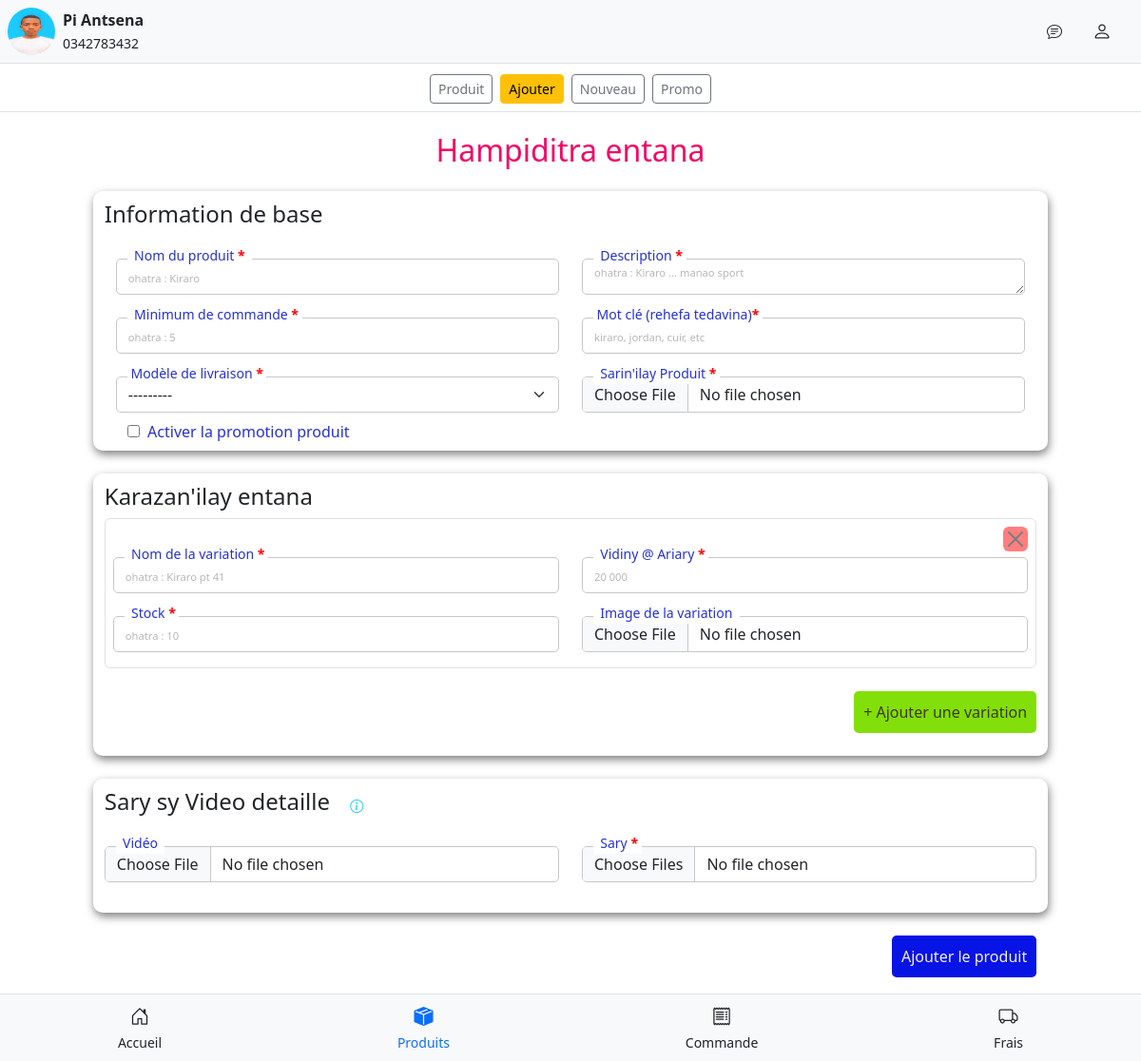
/vendeur/produits/ajouter/ (signed in), run on the app's committed database.
### vendeur/models.py (models this page shows, shortened)
class Magasin(models.Model):
    vendeur = models.OneToOneField(settings.AUTH_USER_MODEL, on_delete=models.CASCADE, related_name='magasin')
    nom_magasin = models.CharField(max_length=100)
    logo = models.ImageField(upload_to='logo_magasin', blank=True, null=True)
    lien_page_facebook = models.CharField()
    adresse_magasin = models.ForeignKey(Adresse, on_delete=models.SET_NULL, null=True)
    precision_adresse = models.CharField(max_length=150, blank=True, null=True)
    date_inscription = models.DateField(auto_now_add=True)

### users/models.py (models this page shows, shortened)
class CustomUser(AbstractBaseUser, PermissionsMixin):
    ROLE_CHOICES = (
        ('vendeur', 'vendeur'),
        ('acheteur', 'acheteur'),
    )
    phone = models.CharField(max_length=20, unique=True)
    role = models.CharField(max_length=10, choices=ROLE_CHOICES)
    is_active = models.BooleanField(default=False)
    is_staff = models.BooleanField(default=False)
    objects = CustomUserManager()
    USERNAME_FIELD = 'phone'
    REQUIRED_FIELDS = ['role']

### vendeur/views.py (the view, shortened to what this page needs)
# urls.py: path('produits/ajouter/', AjouterProduitView.as_view(), name='ajouter_produit'),
class AjouterProduitView(LoginRequiredMixin, View):
    login_url = '/users/vendeur/login/'
    def dispatch(self, request, *args, **kwargs):
        try:
            magasin = request.user.magasin
        except ObjectDoesNotExist:
            return redirect('vendeur_magasin')
        modele = ModeleLivraison.objects.filter(magasin=magasin).first()
        if not modele:
            messages.error(request, "Vous devez d'abord configurer votre modèle de livraison.")
            return redirect('liste_modele_livraison')
        zones_count = modele.zones.count()
        horszones_count = modele.horszones.count()
        if zones_count == 0 and horszones_count == 0:
            messages.error(request, "Mampidira Zone de livraison")
            return redirect('liste_modele_livraison')
        return super().dispatch(request, *args, **kwargs)
    def get(self, request):
        produit_form = ProduitForm(vendeur=request.user)
        variation_formset = VariationProduitFormSet()
        detaille_formset = DetailleProduitFormSet()
        return render(request, 'vendeur/ajouter_produit.html', {
            'produit_form': produit_form,
            'variation_formset':variation_formset,
        })

### vendeur/templates/vendeur/ajouter_produit.html (shortened to what this page needs)
{% extends 'vendeur/base_vendeur.html' %}
{% load static %}
{% block extra_css %}
  <link rel="stylesheet" href="{% static 'css/ajouter_produit.css' %}">
{% endblock %}
{% block content %}
  <div class="container">
    <form id="ajouter-produit-form" method="post" enctype="multipart/form-data">
      <h2 class="ajouter_produit_titre mt-3"> Hampiditra entana</h2>
      <div class="box container mt-4">
        <h4>Information de base</h4>
        <div class="row justify-content-center">
          <div class="row mb-3">
            <div class="col-md-6 position-relative mt-4">
              <label for="id_nom_produit" class="form-label custom-label">
                <small>&nbsp; Nom du produit <span class="required-star">*</span> &nbsp;</small>
              </label>
              <input
                type="text"
                class="form-control {% if produit_form.errors.nom_produit %}is-invalid{% endif %} custom-input"
                id="id_nom_produit"
                name="nom_produit"
                required
                value="{{ produit_form.data.nom_produit }}"
                placeholder="ohatra : Kiraro"
              >
            </div>
            <div class="col-md-6 position-relative mt-4">
              <label for="id_description" class="form-label custom-label">
                <small>&nbsp; Description <span class="required-star">*</span>&nbsp;</small>
              </label>
              <textarea
                class="form-control {% if produit_form.errors.description %}is-invalid{% endif %} custom-input"
                id="id_description"
                name="description"
                rows="1"
                required
                placeholder="ohatra : Kiraro ... manao sport"
              >{{ produit_form.data.description }}</textarea>
            </div>
            <div class="col-md-6 position-relative mt-4">
              <label for="id_moq" class="form-label custom-label">
                <small>&nbsp; Minimum de commande <span class="required-star">*</span>&nbsp;</small>
              </label>
              <input
                type="text"
                inputmode="numeric"
                pattern="[0-9]*"
                class="form-control {% if produit_form.errors.moq %}is-invalid{% endif %} custom-input"
                id="id_moq"
                name="moq"
                required
                onkeydown="return onlyDigits(event)"
                value="{{ produit_form.data.moq }}"
                placeholder="ohatra : 5"
              >
            </div>
            <div class="col-md-6 position-relative mt-4">
              <label for="id_mot_clet" class="form-label custom-label">
                <small>&nbsp;Mot clé <span>(rehefa tedavina)</span><span class="required-star">*</span>&nbsp;</small>
              </label>
              <input
                type="text"
                class="form-control custom-input"
                name="mot_clet"
                id="id_mot_clet"
                placeholder="kiraro, jordan, cuir, etc"
                >
            </div>
            <div class="col-md-6 position-relative mt-4">
              <label for="id_modele_livraison" class="form-label custom-label">
                <small>&nbsp;Modèle de livraison <span class="required-star">*</span>&nbsp;</small>
              </label>
              <select
                name="modele_livraison"
                id="id_modele_livraison"
                class="form-select {% if produit_form.errors.modele_livraison %}is-invalid{% endif %} custom-input"
                required>
                <option value="">---------</option>
              </select>
            </div>
            <div class="col-md-6 position-relative mt-4">
              <label for="id_image_profil_produit" class="form-label custom-label">
                <small>&nbsp; Sarin'ilay Produit <span class="required-star">*</span>&nbsp;</small>
              </label>
              <input
                type="file"
                class="form-control custom-input"
                id="id_image_profil_produit"
                name="image_profil_produit"
                accept="image/*"
                onchange="previewImage(event)"
                required
              >
            </div>
<div class="col-md-12 position-relative mt-4">
  <label for="{{ produit_form.promo_active.id_for_label }}" class="form-label custom-label">
    {{ produit_form.promo_active }}&nbsp; Activer la promotion produit
  </label>
</div>
          </div>
        </div>
      </div>
      <div class="box container mt-4">
        <h4>Karazan'ilay entana</h4>
        <div id="variation-forms-container">
          {% for form in variation_formset %}
          <div class="variation-form border p-2 mb-4 rounded position-relative" >
            <button type="button" class="btn-close position-absolute top-0 end-0 m-2 remove-variation " style="background-color: red; padding:5px;" aria-label="Supprimer"></button>
            <div class="row mb-2 mt-2">
              <div class="col-md-6 position-relative mt-4">
                <label for="{{ form.nom_variation.id_for_label }}" class="form-label custom-label">
                  <small>&nbsp; Nom de la variation <span class="required-star">*</span>&nbsp;</small>
                </label>
                <input
                  type="text"
                  class="form-control {% if form.nom_variation.errors %}is-invalid{% endif %} custom-input"
                  id="{{ form.nom_variation.id_for_label }}"
                  name="{{ form.nom_variation.html_name }}"
                  required
                  placeholder="ohatra : Kiraro pt 41"
                >
              </div>
              <div class="col-md-6 position-relative mt-4">
                <label for="{{ form.prix.id_for_label }}" class="form-label custom-label">
                  <small>&nbsp; Vidiny @ Ariary <span class="required-star">*</span>&nbsp;</small>
                </label>
                <input
                  type="text"
                  class="form-control {% if form.prix.errors %}is-invalid{% endif %} custom-input"
                  id="{{ form.prix.id_for_label }}"
                  name="{{ form.prix.html_name }}"
                  min="0"
                  step="10"
                  required
                  placeholder="20 000"
                  inputmode="numeric"
                  oninput="formatNumberInput(this)"
                >
              </div>
              <div class="col-md-6 position-relative mt-4">
                <label for="{{ form.stock.id_for_label }}" class="form-label custom-label">
                  <small>&nbsp; Stock <span class="required-star">*</span>&nbsp;</small>
                </label>
                <input
                  type="number"
                  class="form-control {% if form.stock.errors %}is-invalid{% endif %} custom-input"
                  id="{{ form.stock.id_for_label }}"
                  name="{{ form.stock.html_name }}"
                  min="1"
                  step="1"
                  onkeydown="return onlyDigits(event)"
                  required
                  placeholder="ohatra : 10"
                >
              </div>
              <div class="col-md-6 position-relative mt-4">
                <label for="{{ form.image_variation.id_for_label }}" class="form-label custom-label">
                  <small>&nbsp; Image de la variation &nbsp;</small>
                </label>
                <input
                  type="file"
                  class="form-control custom-input image-variation-input"
                  id="{{ form.image_variation.id_for_label }}"
                  name="{{ form.image_variation.html_name }}"
                  accept="image/*"
                />
              </div>
            </div>
          </div>
          {% endfor %}
        </div>
        <div class="text-end">
          <button type="button" id="add-variation" >
            + Ajouter une variation
          </button>
        </div>
        <br>
      </div>
      <div class="box container mt-4">
        <h4 class="d-inline-block">
          Sary sy Video detaille
        </h4>
        <button type="button"
                class="btn btn-sm text-info ms-2"
                data-bs-toggle="tooltip"
                data-bs-placement="right"
                title="Video ampidirina: 100Mo et 10mn  Max, fa ny enregistré dia 30s ihany, sary detaille 10 isa max">
          <i class="bi bi-info-circle"></i>
        </button>
        <div class="row mb-3">
          <div class="col-md-6 position-relative mt-4">
            <label for="id_detaille_file" class="form-label custom-label">
              <small>&nbsp; Vidéo &nbsp;</small>
            </label>
            <input
              type="file"
              class="form-control custom-input"
              id="id_detaille_file"
              name="detaille_file"
              accept="video/*"
            >
          </div>
          <div class="col-md-6 position-relative mt-4">
            <label for="id_detaille_image" class="form-label custom-label">
              <small>&nbsp; Sary <span class="required-star">*</span>&nbsp;</small>
            </label>
            <input
              type="file"
              class="form-control custom-input"
              id="id_detaille_image"
              name="detaille_image"
              accept="image/*"
              multiple
              required
            >
          </div>
        </div>
      </div>
      <div class="text-enregistrer box1 container mt-4">
        <button type="submit">
          Ajouter le produit
        </button>
      </div>
    </form>
  </div>
{% endblock %}

### vendeur/templates/vendeur/base_vendeur.html (shortened to what this page needs)
{% load static %}
<!DOCTYPE html>
<html lang="en">
<head>
    <link rel="stylesheet" href="{% static 'css/bootstrap/css/bootstrap.min.css' %}">
    {% block extra_css %} {% endblock %}
    <link href="https://cdn.jsdelivr.net/npm/bootstrap-icons@1.11.3/font/bootstrap-icons.css" rel="stylesheet">
</head>
<body style="padding-bottom: 80px;">
  <header class="sticky-top bg-light border-bottom" style="z-index: 1030;">
    {% if magasin %}
        <div class="d-flex flex-wrap align-items-center justify-content-between p-2">
          <div class="d-flex align-items-center flex-grow-1 mb-2 mb-md-0">
              {% if magasin.logo %}
                  <img src="{{ magasin.logo.url }}" alt="Logo" class="me-2 rounded-circle" width="50" height="50">
              {% else %}
                  <img src="{% static 'images/logo_pardefaut.jpg' %}" alt="Logo par défaut" class="me-2 rounded-circle" width="50" height="50">
              {% endif %}
              <div class="text-truncate" style="width: 150px;">
                  <strong>{{ magasin.nom_magasin }}</strong><br>
                  <small>{{ user.phone }}</small>
              </div>
          </div>
          <div class="d-flex align-items-center gap-3 ">
            <a href="#">
              <i class="bi bi-chat-text p-2 text-dark" ></i>
            </a>
            <a href="{% url 'vendeur_profil' %}" class="text-decoration-none p-2 text-dark" style="margin-right: 15px;">
              <i class="bi bi-person fs-5"></i><br>
            </a>
          </div>
        </div>
      {% else %}
      <div class="container" style="font-weight: bold;color: red;">
          <p class="p-2 text-center small">Vous n'avez pas encore créé de magasin.</p>
      </div>
    {% endif %}
  </header>
{% if '/vendeur/produit' in request.path %}
<div id="nav-boutons" class="bg-white border-bottom py-2 px-3 sticky-top d-flex justify-content-center gap-2" style="top: 70px; z-index: 1040;">
  <a href="{% url 'produit_vendeur' %}" class="btn btn-sm btn-outline-secondary" id="btn-produit">Produit</a>
  <a href="{% url 'ajouter_produit' %}" class="btn btn-sm btn-outline-secondary" id="btn-ajouter">Ajouter</a>
  <a href="#" class="btn btn-sm btn-outline-secondary" id="btn-nouveau">Nouveau</a>
  <a href="#" class="btn btn-sm btn-outline-secondary" id="btn-promo">Promo</a>
</div>
{% endif %}
      <div class="container-fluid p-2">
        {% block content %}
        {% endblock %}
      </div>
{% url 'vendeur_dashboard' as dashboard_url %}
{% url 'produit_vendeur' as produit_url %}
{% url 'ajout_model_livraison' as livraison_url %}
{% with request.path as current_path %}
<footer class="fixed-bottom bg-light border-top">
  <div class="d-flex justify-content-around text-center py-2">
    <a href="{% url 'vendeur_dashboard' %}" class="text-decoration-none
      {% if current_path == '/' or current_path == dashboard_url %}text-primary{% else %}text-dark{% endif %}">
      <i class="bi bi-house-door{% if current_path == '/' or current_path == dashboard_url %}-fill{% endif %} fs-5"></i><br>
      <small>Accueil</small>
    </a>
    <a href="{% url 'produit_vendeur' %}" class="text-decoration-none
      {% if '/vendeur/produit' in current_path %}text-primary{% else %}text-dark{% endif %}">
      <i class="bi bi-box-seam{% if '/vendeur/produit' in current_path %}-fill{% endif %} fs-5"></i><br>
      <small>Produits</small>
    </a>
    <a href="#" class="text-dark text-decoration-none">
      <i class="bi bi-receipt fs-5"></i><br>
      <small>Commande</small>
    </a>
    <a href="{% url 'liste_modele_livraison' %}" class=" text-decoration-none
      {% if 'vendeur/frais/modele-livraison/liste' in current_path %}text-primary{% else %}text-dark{% endif %}">
        <i class="bi bi-truck {% if 'vendeur/frais/modele-livraison/liste' in current_path %} text-primary fw-bold{% endif %} fs-5"></i><br>
        <small>Frais</small>
    </a>
  </div>
</footer>
{% endwith %}
</body>
</html>

### data on the page
Magasin: logo (picture), nom_magasin "Pi Antsena"
CustomUser: phone "0342783432"
